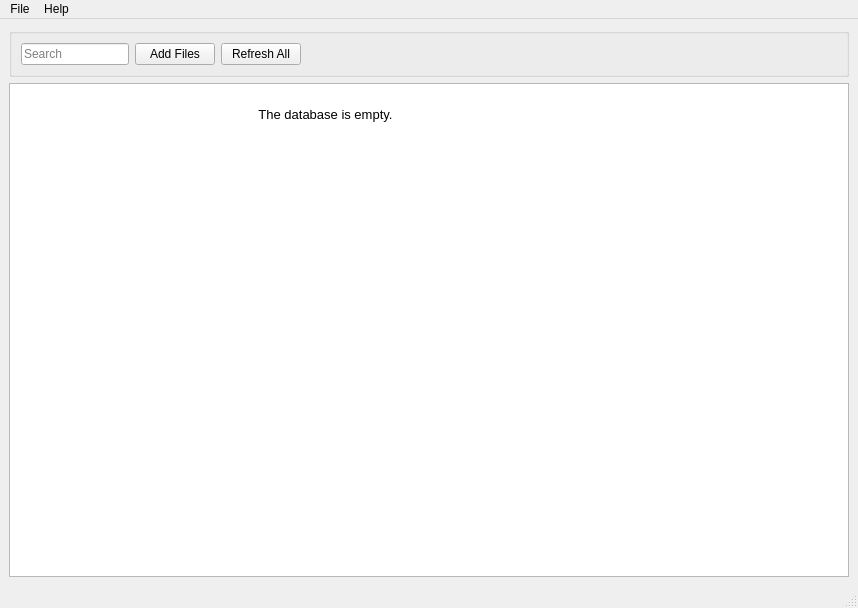
<?xml version="1.0" encoding="UTF-8"?>
<ui version="4.0">
 <class>MainWindow</class>
 <widget class="QMainWindow" name="MainWindow">
  <property name="windowModality">
   <enum>Qt::ApplicationModal</enum>
  </property>
  <property name="enabled">
   <bool>true</bool>
  </property>
  <property name="geometry">
   <rect>
    <x>0</x>
    <y>0</y>
    <width>858</width>
    <height>608</height>
   </rect>
  </property>
  <property name="maximumSize">
   <size>
    <width>99999</width>
    <height>9999</height>
   </size>
  </property>
  <property name="sizeIncrement">
   <size>
    <width>5</width>
    <height>5</height>
   </size>
  </property>
  <property name="windowTitle">
   <string>SourceCodeChecker</string>
  </property>
  <property name="layoutDirection">
   <enum>Qt::LeftToRight</enum>
  </property>
  <property name="autoFillBackground">
   <bool>true</bool>
  </property>
  <property name="inputMethodHints">
   <set>Qt::ImhTime</set>
  </property>
  <property name="documentMode">
   <bool>true</bool>
  </property>
  <property name="dockNestingEnabled">
   <bool>true</bool>
  </property>
  <property name="unifiedTitleAndToolBarOnMac">
   <bool>true</bool>
  </property>
  <widget class="QWidget" name="centralwidget">
   <layout class="QGridLayout" name="gridLayout">
    <item row="0" column="0">
     <widget class="QGroupBox" name="groupBox">
      <property name="title">
       <string/>
      </property>
      <layout class="QHBoxLayout" name="horizontalLayout">
       <item>
        <widget class="QLineEdit" name="SearchBar">
         <property name="sizePolicy">
          <sizepolicy hsizetype="Fixed" vsizetype="Fixed">
           <horstretch>0</horstretch>
           <verstretch>0</verstretch>
          </sizepolicy>
         </property>
         <property name="placeholderText">
          <string>Search</string>
         </property>
        </widget>
       </item>
       <item>
        <widget class="QPushButton" name="addFilesButton">
         <property name="enabled">
          <bool>true</bool>
         </property>
         <property name="sizePolicy">
          <sizepolicy hsizetype="Fixed" vsizetype="Fixed">
           <horstretch>0</horstretch>
           <verstretch>0</verstretch>
          </sizepolicy>
         </property>
         <property name="text">
          <string>Add Files</string>
         </property>
        </widget>
       </item>
       <item>
        <widget class="QPushButton" name="refreshAllButton">
         <property name="text">
          <string>Refresh All</string>
         </property>
        </widget>
       </item>
       <item>
        <spacer name="horizontalSpacer">
         <property name="orientation">
          <enum>Qt::Horizontal</enum>
         </property>
         <property name="sizeHint" stdset="0">
          <size>
           <width>40</width>
           <height>20</height>
          </size>
         </property>
        </spacer>
       </item>
      </layout>
     </widget>
    </item>
    <item row="1" column="0">
     <widget class="QTableView" name="JavaTableView">
      <property name="font">
       <font>
        <pointsize>12</pointsize>
       </font>
      </property>
      <property name="editTriggers">
       <set>QAbstractItemView::NoEditTriggers</set>
      </property>
      <property name="alternatingRowColors">
       <bool>true</bool>
      </property>
      <property name="selectionMode">
       <enum>QAbstractItemView::SingleSelection</enum>
      </property>
      <property name="selectionBehavior">
       <enum>QAbstractItemView::SelectRows</enum>
      </property>
     </widget>
    </item>
   </layout>
   <widget class="QLabel" name="label">
    <property name="geometry">
     <rect>
      <x>50</x>
      <y>80</y>
      <width>551</width>
      <height>31</height>
     </rect>
    </property>
    <property name="font">
     <font>
      <pointsize>10</pointsize>
     </font>
    </property>
    <property name="text">
     <string>The database is empty.</string>
    </property>
    <property name="alignment">
     <set>Qt::AlignCenter</set>
    </property>
   </widget>
  </widget>
  <widget class="QMenuBar" name="menubar">
   <property name="geometry">
    <rect>
     <x>0</x>
     <y>0</y>
     <width>858</width>
     <height>21</height>
    </rect>
   </property>
   <property name="accessibleDescription">
    <string extracomment="Hey this is our menu bar"/>
   </property>
   <widget class="QMenu" name="menuFile">
    <property name="title">
     <string>File</string>
    </property>
    <widget class="QMenu" name="menuNew_File">
     <property name="title">
      <string>New File</string>
     </property>
     <addaction name="separator"/>
     <addaction name="actionSingle_file"/>
     <addaction name="actionDirectory"/>
    </widget>
    <addaction name="menuNew_File"/>
    <addaction name="actionExport_File"/>
   </widget>
   <widget class="QMenu" name="menuHelp">
    <property name="title">
     <string>Help</string>
    </property>
    <addaction name="actionInstruction"/>
   </widget>
   <addaction name="menuFile"/>
   <addaction name="menuHelp"/>
  </widget>
  <widget class="QStatusBar" name="statusbar"/>
  <action name="actionExport_File">
   <property name="text">
    <string>Export to Excel</string>
   </property>
  </action>
  <action name="actionSingle_file">
   <property name="text">
    <string>Single file</string>
   </property>
  </action>
  <action name="actionInstruction">
   <property name="checkable">
    <bool>false</bool>
   </property>
   <property name="text">
    <string>Instruction</string>
   </property>
  </action>
  <action name="actionDirectory">
   <property name="text">
    <string>Directory</string>
   </property>
  </action>
  <action name="actionSave_All">
   <property name="text">
    <string>Save All</string>
   </property>
  </action>
 </widget>
 <resources/>
 <connections/>
</ui>
